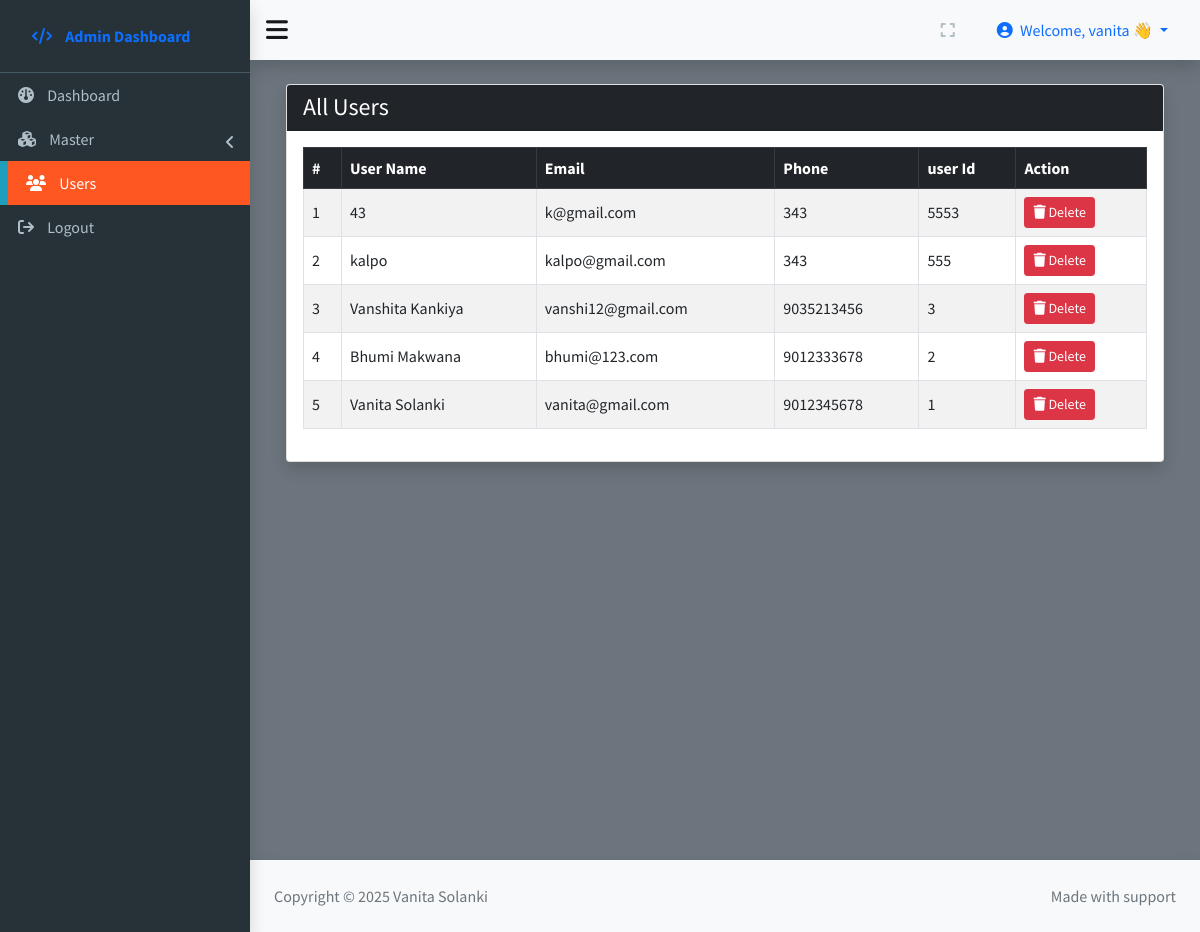
/Admin/inc/user.php (signed in), run on the app's committed database.
### tables this page shows
CREATE TABLE `users` (
  `user_id` int(11) NOT NULL,
  `name` varchar(100) DEFAULT NULL,
  `address` text DEFAULT NULL,
  `pincode` varchar(10) DEFAULT NULL,
  `email` varchar(100) DEFAULT NULL,
  `contact` varchar(15) DEFAULT NULL,
  `password` varchar(255) DEFAULT NULL
);

### Admin/inc/user.php (the view, shortened to what this page needs)
<?php
$adminName = $_SESSION['admin_name'];
?>
<?php
$currentPage = basename($_SERVER['PHP_SELF']);
?>
<!DOCTYPE html>
<html lang="en">
<head>
    <?php require('link.php'); ?>
</head>
<body class="bg-light">
    <div class="wrapper">
        <div class="sidebar shadow">
            <div class="admin_brand d-flex justify-content-between align-items-baseline">
                <div>
                    <a class="nav-link fw-bold" href="#">
                        <span class="icon"><i class="fas fa-code"></i></span>
                        <span class="menu">Admin Dashboard</span>
                    </a>
                </div>
            </div>
            <ul class="nav nav-pills flex-column">
                <li class="nav-item <?php echo ($currentPage == 'dashboard.php') ? 'active' : ''; ?>">
                    <a class="nav-link" href="dashboard.php">
                        <span class="icon" data-bs-toggle="tooltip" data-bs-title="Dashboard"><i class="fas fa-dashboard"></i></span>
                        <span class="menu">Dashboard</span>
                    </a>
                </li>
                <li class="nav-item position-relative <?php echo ($currentPage == 'child-one.php' || $currentPage == 'child-two.php') ? 'active' : ''; ?>" data-bs-toggle="collapse" href="#masterCollapse" role="button" aria-expanded="false" aria-controls="masterCollapse">
                    <a class="nav-link" href="#">
                        <span class="icon" data-bs-toggle="tooltip" data-bs-title="Master">
                            <i class="fas fa-cubes"></i>
                        </span>
                        <span class="menu">Master</span>
                    </a>
                </li>
                <li class="nav-item <?php echo ($currentPage == 'user.php') ? 'active' : ''; ?>">
                    <a class="nav-link" href="user.php">
                        <span class="icon" data-bs-toggle="tooltip" data-bs-title="Users"><i class="fas fa-users"></i></span>
                        <span class="menu">Users</span>
                    </a>
                </li>
                <li class="nav-item <?php echo ($currentPage == 'logout.php') ? 'active' : ''; ?>">
                    <a class="nav-link" href="logout.php">
                        <span class="icon" data-bs-toggle="tooltip" data-bs-title="Logout"><i class="fas fa-sign-out"></i></span>
                        <span class="menu">Logout</span>
                    </a>
                </li>
            </ul>
        </div>
        <div class="content">
            <nav class="navbar navbar-expand-md navbar-light bg-light shadow">
                <div class="container-fluid px-3">
                    <a class="navbar-brand d-none d-md-block" href="javascript:void(0)" id="show_sidebar_pc">
                        <i class="fas fa-bars fa-lg"></i>
                    </a>
                    <div class="ms-auto d-flex align-items-center">
                        <div class="nav-item d-none d-md-block me-2" data-bs-toggle="tooltip" data-bs-title="Full Screen" data-bs-placement="left">
                            <a href="#" class="nav-link" id="fullscreen">
                                <i class="fa-solid fa-expand"></i>
                            </a>
                        </div>
                        <div class="dropdown">
                            <a class="nav-link dropdown-toggle py-1 px-3 rounded-1" href="#" role="button" data-bs-toggle="dropdown" aria-expanded="false">
                                <i class="fas fa-user-circle me-1"></i>
                                Welcome, <?php echo htmlspecialchars($adminName); ?> 👋
                            </a>
                        </div>
                    </div>
                </div>
            </nav>
            <?php require_once 'db-config.php'; ?>
            <section class="bg-secondary bg-opacity-25 min-vh-100 p-4">
                <div class="container-fluid">
                    <div class="card shadow">
                        <div class="card-header bg-dark text-white">
                            <h4 class="mb-0">All Users</h4>
                        </div>
                        <div class="card-body table-responsive">
                            <table class="table table-bordered table-striped table-hover align-middle">
                                <thead class="table-dark">
                                    <tr>
                                        <th>#</th>
                                        <th>User Name</th>
                                        <th>Email</th>
                                        <th>Phone</th>
                                        <th>user Id</th>
                                        <th>Action</th>
                                    </tr>
                                </thead>
                                <tbody>
                                    <?php
                                    $sql = "SELECT * FROM users ORDER BY user_id DESC";
                                    $res = mysqli_query($con, $sql);
                                    if ($res && mysqli_num_rows($res) > 0) {
                                        $i = 1;
                                        while ($row = mysqli_fetch_assoc($res)) {
                                            echo "<tr>
                                                <td>{$i}</td>
                                                <td>" . htmlspecialchars($row['name']) . "</td>
                                                <td>" . htmlspecialchars($row['email']) . "</td>
                                                <td>" . htmlspecialchars($row['contact']) . "</td>
                                                <td>" . htmlspecialchars($row['user_id']) . "</td>
                                                <td>
                                                    <a href='../../php/delete-user.php?id=" . $row["user_id"] . "'
                                                       onclick=\"return confirm('Are you sure you want to delete this user?');\"
                                                       class='btn btn-sm btn-danger'>
                                                        <i class='fas fa-trash'></i> Delete
                                                    </a>
                                                </td>
                                            </tr>";
                                            $i++;
                                        }
                                    } else {
                                        echo "<tr><td colspan='6' class='text-center'>No users found</td></tr>";
                                    }
                                    ?>
                                </tbody>
                            </table>
                        </div>
                    </div>
                </div>
            </section>
            <footer class="bg-light shadow text-secondary text-center d-flex flex-column flex-md-row justify-content-between p-3 p-md-4">
                <div>Copyright &copy; 2025 Vanita Solanki</div>
                <div>Made with support</div>
            </footer>
        </div>
    </div>
</body>
</body>
</html>

### Admin/inc/link.php (style rules this page uses)
body { font-family: 'Source Sans Pro', sans-serif; background-color: #f5f5f5; }
html { scroll-behavior: smooth; }
.nav-item.active>.nav-link { background-color: #343a40; color: #fff; }
.nav-item.active .icon, .nav-item.active .menu { color: #fff !important; }
.wrapper { width: 100%; min-height: 100vh; display: flex; position: relative; }
.content { width: 100%; }
.sidebar { width: 250px; background-color: #263238; white-space: nowrap; overflow-x: hidden; transition: width 0.3s ease; }
.admin_brand { padding: 16px; color: #f1f1f1; border-bottom: 1px solid #455a64; }
.nav-item .nav-link { color: #b0bec5; padding: 10px 18px; border-radius: 0 !important; }
.nav-item.active .nav-link { background-color: #ff5722; color: #f1f1f1; border-left: 8px solid #219ebc; }
html { scroll-behavior: smooth }
body { font-family: "Source Sans Pro", sans-serif }
.wrapper { width: 100%; height: 100%; position: relative; display: flex; min-height: 100vh }
.wrapper .content { width: 100% }
.wrapper .sidebar { width: 250px; transition: width .3s ease; white-space: nowrap; overflow-x: hidden; background-color: #263238; z-index: 1052 }
.wrapper .sidebar .admin_brand { padding: 16px; color: #f1f1f1; border-bottom: 1px solid #455a64 }
.wrapper .sidebar .icon { padding-right: 10px }
.wrapper .sidebar .nav-item .nav-link { border-radius: 0 !important; color: #b0bec5; padding: 10px 18px }
.wrapper .sidebar .nav-item.active .nav-link { background-color: #ff5722; color: #f1f1f1; border-left: 8px solid #219ebc }
[data-bs-toggle=collapse]:after { display: inline-block; position: absolute; right: 15px; color: #b0bec5; top: 17px; font: normal normal normal 14px/1 FontAwesome; font-size: inherit; text-rendering: auto; -webkit-font-smoothing: antialiased; -moz-osx-font-smoothing: grayscale; content: ""; transition: all linear .25s }
@media (min-width: 768px) { .wrapper .content { flex: 1 } }

### data on the page
users: name "43", email "k@gmail.com", contact "343", user_id "5553"
users: name "kalpo", email "kalpo@gmail.com", contact "343", user_id "555"
users: name "Vanshita Kankiya", email "vanshi12@gmail.com", contact "9035213456", user_id "3"
users: name "Bhumi Makwana", email "bhumi@123.com", contact "9012333678", user_id "2"
users: name "Vanita Solanki", email "vanita@gmail.com", contact "9012345678", user_id "1"

### other printed values
$adminName "vanita"
